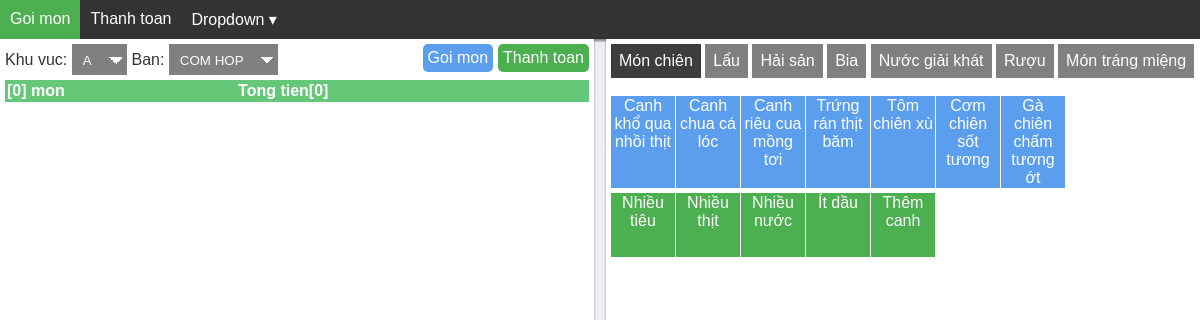
/cashier/index.php?pageId=order, run on the app's committed database.
### tables this page shows
CREATE TABLE `category` (
  `id` int(11) unsigned NOT NULL AUTO_INCREMENT,
  `name` varchar(100) NOT NULL DEFAULT '',
  `available` char(1) NOT NULL DEFAULT '1',
  `image` varchar(100) DEFAULT NULL,
  `creator` varchar(50) NOT NULL DEFAULT '',
  `created_date` timestamp NOT NULL DEFAULT CURRENT_TIMESTAMP,
  PRIMARY KEY (`id`)
);

CREATE TABLE `product` (
  `id` int(11) unsigned NOT NULL AUTO_INCREMENT,
  `name` varchar(100) NOT NULL,
  `category_id` int(11) NOT NULL,
  `unit_id` int(11) NOT NULL,
  `price` int(11) NOT NULL DEFAULT '0',
  `description` varchar(255) DEFAULT NULL,
  `available` char(1) NOT NULL DEFAULT '0',
  `image` varchar(255) NOT NULL DEFAULT '',
  `default_status` char(1) NOT NULL DEFAULT '1',
  `add_count` char(1) NOT NULL DEFAULT '1',
  `creator` varchar(50) NOT NULL DEFAULT '',
  `created_date` timestamp NOT NULL DEFAULT CURRENT_TIMESTAMP ON UPDATE CURRENT_TIMESTAMP,
  PRIMARY KEY (`id`)
);

CREATE TABLE `product_comment` (
  `id` int(11) unsigned NOT NULL AUTO_INCREMENT,
  `name` varchar(255) NOT NULL,
  `creator` varchar(255) NOT NULL DEFAULT '',
  `created_date` timestamp NOT NULL DEFAULT CURRENT_TIMESTAMP,
  PRIMARY KEY (`id`)
);

### cashier/src/models/OrderPageBuilder.php (called while the page is built)
<?php
	class OrderPageBuilder implements PageBuilder{
		public function buildHtml($resource){
			$adapter=new AreaDAO();
			$resource->areas=$adapter->getAreas(true);
			if(!empty($resource->areas)){
				$adapter=new TableDAO();
				$resource->tables=$adapter->getTablesByAreaId($resource->areas[0]['id'],true);
			}else{
				$resource->tables=array();
			}
			$adapter=new CategoryDAO();
			$resource->categories=$adapter->getCategories(true);
			if(!empty($resource->categories)){
				$adapter=new ProductDAO();
				$resource->cateId=$resource->categories[0]['id'];
				$resource->products=$adapter->getProducts($resource->cateId,true);
				$adapter=new ProductCommentDAO();
				$resource->productComments=$adapter->getProductComments(true);
			}else{
				$resource->products=array();
				$resource->productComments=array();
			}
			include constant('VIEW_DIR').'page_order.php';
		}
	}
?>

### cashier/src/controllers/PageGetter.php (called while the page is built, shortened)
<?php
	class PageGetter{
		public function get($pageId){
      $pageResource=new PageResource();
      $pageResource->pageTitle='Restaurant';
      switch ($pageId) {
        case 'order':
          $pageBuilder=new OrderPageBuilder();
		      $pageResource->isOrder=TRUE;
					break;
      }
      $pageBuilder->buildHtml($pageResource);
		}
	}
?>

### cashier/index.php (called while the page is built, shortened)
<?php
	include_once constant("DAO_DIR").'DAO.php';
	include_once constant("DAO_DIR").'BaseDAO.php';
	include_once constant("MODEL_DIR").'PageResource.php';
	include_once constant("MODEL_DIR").'OrderPageBuilder.php';
	include_once constant("CONTROLLER_DIR").'PageGetter.php';
	$pageId='cashier';
	if(isset($_GET['pageId'])){
		$pageId=$_GET['pageId'];
	}
	$pageBuilder=new PageGetter();
	$pageBuilder->get($pageId);
?>

### cashier/src/models/PageResource.php (called while the page is built, shortened)
<?php
class PageResource{
  private $data;
  public function __construct(){
    $this->data = array();
  }
  public function __set($name, $value){
    $this->data[$name] = $value;
  }
  public function __get($name){
    if (array_key_exists($name, $this->data)) {
        return $this->data[$name];
    }
    return null;
  }
}
?>

### libs/php/dao/BaseDAO.php (called while the page is built, shortened)
<?php
class BaseDAO extends DAO{
  private $tableName;
  function __construct($tableName) {
    $this->tableName = $tableName;
  }
  public function getAll(){
    return $this->getListQuery('SELECT * FROM '.$this->tableName);
  }
  public function getAllWhere($query){
    return $this->getListQuery('SELECT * FROM '.$this->tableName.' WHERE '.$query);
  }
}
?>

### libs/php/dao/DAO.php (called while the page is built, shortened)
<?php
class DAO{
  private $connection=null;
  function connect(){
    if($this->connection==null){
      $args = func_get_args();
      $argCount = func_num_args();
      switch ($argCount) {
        default:
          $this->connection=mysqli_connect(self::LOCAL_HOST,self::LOCAL_USER_NAME,self::LOCAL_PASSWORD,self::LOCAL_DATABASE_NAME);
      }
      mysqli_query($this->connection,"SET NAMES 'utf8'");
    }
    return $this->connection;
  }
  public function __call($functionName, $args){
    if($args[0]){
    	$queryResult=mysqli_query($this->connection,$args[0]);
      switch ($functionName) {
        case 'query':
        case "delete":
        case "update":
        case "multiQuery":
            return $queryResult;
      }
    }
  }
  public function close(){
    $this->connection=null;
  }
  public function fetchArray($queryResult){
  	return mysqli_fetch_array($queryResult);
  }
  private function convertQueryResultToList($queryResult){
    $list=array();
    while($row = $this->fetchArray($queryResult)){
      array_push($list,$row);
  	}
    return $list;
  }
  public function getListQuery($sql){
    $queryResult=$this->query($sql);
    return $this->convertQueryResultToList($queryResult);
  }
}
?>

### libs/php/dao/AreaDAO.php (called while the page is built, shortened)
<?php
class AreaDAO extends BaseDAO{
  function getAreas($local=false){
    $result=null;
    if($local){
      $result = $this->getAllWhere('available=1');
    }else{
      $result = $this->getAllWhere('available=1 AND res_id='.DAO::$RES_ID,DAO::$SERVER_DATABASE_NAME);
    }
    return $result;
  }
}
?>

### libs/php/dao/TableDAO.php (called while the page is built, shortened)
<?php
class TableDAO extends BaseDAO{
  function getTablesByAreaId($areaId,$local=false){
    $result=null;
    if($local){
      $result = $this->getAllWhere('available=1 AND area_id='.$areaId);
    }else{
      $result = $this->getAllWhere('available=1 AND area_id='.$areaId.' AND res_id='.DAO::$RES_ID,DAO::$SERVER_DATABASE_NAME);
    }
    return $result;
  }
}
?>

### libs/php/dao/CategoryDAO.php (called while the page is built, shortened)
<?php
class CategoryDAO extends BaseDAO{
  function getCategories($local=false){
    $result=null;
    if($local){
      $result = $this->getAllWhere('available=1');
    }else{
      $result = $this->getAllWhere('available=1 AND res_id='.DAO::$RES_ID,DAO::$SERVER_DATABASE_NAME);
    }
    return $result;
  }
}
?>

### libs/php/dao/ProductDAO.php (called while the page is built, shortened)
<?php
class ProductDAO extends BaseDAO{
  function getProducts($cateId,$local=false){
    $result=null;
    if($local){
      $result = $this->getAllWhere('available=1 AND category_id='.$cateId);
    }else{
      $result = $this->getQuery('SELECT p.* FROM res_product rp LEFT JOIN product p ON rp.product_id=p.id WHERE p.available=1 AND rp.res_id='.DBAdapter::RES_ID.' AND category_id='.$category,DAO::$SERVER_DATABASE_NAME);
    }
    return $result;
  }
}
?>

### libs/php/dao/ProductCommentDAO.php (called while the page is built, shortened)
<?php
class ProductCommentDAO extends BaseDAO{
  function getProductComments($local=false){
    $result=null;
    if($local){
      $result = $this->getAll();
    }else{
      $result = $this->getQuery('SELECT * FROM '.$this->getTableName(),DAO::$SERVER_DATABASE_NAME);
    }
    return $result;
  }
}
?>

### cashier/src/views/view_order_products_div.php (the view)
<?php
foreach($resource->products as $product){?>
 <div class="hover--blue" onclick="onOrderProductClick(<?php echo $product['id'].",'".$product['name']."',".$product['add_count'].",".$product['price'].",".$product['default_status']; ?>);" ><?php echo $product['name']; ?></div>
<?php }

### cashier/src/views/page_order.php (shortened to what this page needs)
<!DOCTYPE html>
<html>
<?php
  include 'header.php'; ?>
<body>
<?php include 'title.php'; ?>
<div class="dragbar-container">
	<div class="dragbar-container__left">
		<div class="white-space--nowrap">
			<label class="color--gray">Khu vuc: </label>
			<select id="select_area">
        <?php
        foreach( $resource->areas as $area){?>
    			<option value="<?php echo $area['id'];?>" <?php if(is_numeric($resource->areId) && $resource->areId === $area['id']) echo "selected"; ?>><?php echo $area['name'];?></option>
    		<?php } ?>
			</select>
			<label class="color--gray">Ban: </label>
			<select id="select_table">
        <?php include 'view_order_tables_option.php';?>
			</select>
			<a class="rounded hover--green padding float--right margin--left" onclick="submitOrder(true,'new');return false;">Thanh toan</a>
			<a class="rounded hover--blue padding float--right" onclick="submitOrder(false,'new');return false;">Goi mon</a>
		</div>
		<table id="ordered_list_table">
			<tr>
				<th>[0] mon</th>
				<th class="white-space--nowrap" colspan="4">Tong tien[0]</th>
			</tr>
		</table>
	</div>
	<div class="dragbar-container__dragbar"></div>
	<div class="dragbar-container__right">
		<div id="category_menu" class="scroll-menu padding--bottom--15">
    <?php foreach( $resource->categories as $category){ ?>
        <a class="hover--gray <?php if($resource->cateId === $category['id']) echo 'active'; ?>" data-id="<?php echo $category['id']; ?>" href="#" onclick="loadOrderProducts(this);return false;"><?php echo $category['name']; ?></a>
    <?php  } ?>
    </div>
		<div class="dragbar-container__right__bottom">
			<div id="order_center_list" class="grid-container">
        <?php include 'view_order_products_div.php'; ?>
      </div>
			<div id="order_bottom_list" class="grid-container">
        <?php include 'view_order_product_comments_div.php'; ?>
      </div>
		</div>
	</div>
</div>
</body>
</html>

### cashier/src/views/header.php (shortened to what this page needs)
<head>
  <link rel="stylesheet" type="text/css" href="css/common_style.css">
  <?php if($resource->isOrder){?>
  <link rel="stylesheet" type="text/css" href="css/order_style.css">
  <?php
  } ?>
</head>

### cashier/src/views/title.php (shortened to what this page needs)
<div id="navbar" class="navbar">
  <a id="p_order" <?php if($resource->isOrder){ ?>class="active" <?php }?> href="?pageId=order">Goi mon</a>
  <a id="p_cashier" <?php if($resource->isCashier){ ?>class="active" <?php }?> href="?pageId=cashier">Thanh toan</a>
  <div class="dropdown">
    <button class="dropbtn">Dropdown</button>
  </div>
</div>

### cashier/src/views/view_order_tables_option.php
<?php
foreach( $resource->tables as $table){ ?>
<option value="<?php echo $table['id'];?>"><?php echo $table['name'];?></option>
<?php } ?>

### cashier/src/views/view_order_product_comments_div.php
<?php foreach( $resource->productComments as $productComment){
 ?>
 <div class="hover--green"  onclick="onOrderProductCommentClick('<?php echo $productComment['name']."'".$mode; ?>);" ><?php echo $productComment['name']; ?></div>
<?php }

### cashier/css/common_style.css (style rules this page uses)
* { box-sizing: border-box; }
body { padding:0; margin:0; font-family: Arial; background-color: #eeeef3; }
table { margin-top: 5px; border-collapse: collapse; width: 100%; }
th, td { padding: 2px; text-align: left; width: auto; }
th { background-color: #65c778; color: white; }
select { -webkit-appearance: none; appearance: none; border: 1px solid grey; line-height: 1; outline: 0; padding: 0.65em 2.5em 0.55em 0.75em; color: white; background: linear-gradient(white, white) no-repeat, linear-gradient(-135deg, rgba(255,255,255,0) 50%, grey 50%) no-repeat, linear-gradient(-225deg, rgba(255,255,255,0) 50%, grey 50%) no-repeat, linear-gradient(white, white) no-repeat; background-color: grey; background-size: 0px 100%, 20px 20px, 20px 20px, 20px 60%; background-position: right 20px center, right bottom, right bottom, right bottom; }
.margin--left { margin-left: 5px; }
.padding { padding: 5px }
.padding--bottom--15 { padding-bottom: 15px; }
.float--right { float: right }
.float--right::after { clear: both; }
.rounded { border-radius:5px; }
.white-space--nowrap { white-space: nowrap; }
.color--gray { color: #333; }
.scroll-menu { flex:1fr; overflow: auto; white-space: nowrap; margin-bottom: 5px; }
.scroll-menu > * { display: inline-block; text-align: center; padding: 8px; white-space: nowrap; text-decoration: none; }
.hover--blue { color: white; background-color: #5b9eee; }
.hover--green { color: white; background-color: #4CAF50; }
.hover--gray { color: white; background-color: grey; }
.navbar { overflow: hidden; background-color: #333; font-family: Arial, Helvetica, sans-serif; box-shadow:0 2px 2px 0 grey; overflow: hidden; clear: both; height: auto; display: flex; }
.navbar a { float: left; font-size: 16px; color: white; text-align: center; padding: 10px 10px; text-decoration: none; }
.dropdown { float: left; overflow: hidden; }
.dropdown .dropbtn { font-size: 16px; border: none; outline: none; margin: 0; color: white; padding: 10px 10px; background-color: inherit; font-family: inherit; }
.dropbtn::after { content: ' ▾'; }
.navbar >*.active { background-color: #4CAF50; }
.dragbar-container__dragbar { padding: 6px; cursor: col-resize; }
.dragbar-container { display: flex; height: 100vh; flex-wrap: nowrap; flex-direction: row; }
.dragbar-container__left, .dragbar-container__right { padding: 5px; width: 50%; min-width: 200px; overflow-y: auto; background-color: white; box-shadow:0 1px 3px rgba(0,0,0,0.12), 0 1px 2px rgba(0,0,0,0.24); }
.dragbar-container__right { display: flex; flex-direction: column; -webkit-flex: 1fr; -ms-flex: 1fr; flex: 1fr; }
.dragbar-container__right__bottom { -webkit-flex: 1fr; -ms-flex: 1fr; flex: 1fr; height: 100%; overflow-y:scroll; }
.grid-container { display: grid; align-content: start; grid-template-columns: repeat( auto-fill, minmax(64px, 1fr) ); grid-gap: 1px; }
.grid-container > div { min-height: 64px; text-align: center; align-items: center; padding: 1px; }

### cashier/css/order_style.css (style rules this page uses)
#order_center_list { -webkit-flex: 1fr; -ms-flex: 1fr; flex: 1fr; }
#order_bottom_list { padding-top: 5px; -webkit-flex: 1fr; -ms-flex: 1fr; flex: 1fr; }
#category_menu >*.active { background-color: #3d3d3d; }

### data on the page
category: name "Món chiên"
category: name "Lẩu"
category: name "Hải sản"
category: name "Bia"
category: name "Nước giải khát"
category: name "Rượu"
category: name "Món tráng miệng"
product: name "Canh khổ qua nhồi thịt"
product: name "Canh chua cá lóc"
product: name "Canh riêu cua mồng tơi"
product: name "Trứng rán thịt băm"
product: name "Tôm chiên xù"
product: name "Cơm chiên sốt tương"
product: name "Gà chiên chấm tương ớt"
product_comment: name "Nhiều tiêu"
product_comment: name "Nhiều thịt"
product_comment: name "Nhiều nước"
product_comment: name "Ít dầu"
product_comment: name "Thêm canh"

### other printed values
form field value "A"
form field value "COM HOP"
